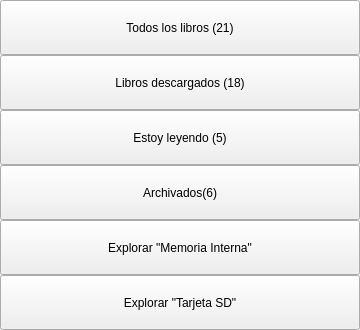
<?xml version="1.0" encoding="UTF-8"?>
<ui version="4.0">
 <class>BooksFilterLayer</class>
 <widget class="QWidget" name="BooksFilterLayer">
  <property name="geometry">
   <rect>
    <x>0</x>
    <y>0</y>
    <width>360</width>
    <height>330</height>
   </rect>
  </property>
  <property name="minimumSize">
   <size>
    <width>0</width>
    <height>0</height>
   </size>
  </property>
  <property name="maximumSize">
   <size>
    <width>360</width>
    <height>330</height>
   </size>
  </property>
  <property name="windowTitle">
   <string>Form</string>
  </property>
  <property name="styleSheet">
   <string notr="true" />
  </property>
  <layout class="QVBoxLayout" name="verticalLayout_2">
   <property name="spacing">
    <number>0</number>
   </property>
   <property name="margin">
    <number>0</number>
   </property>
   <item>
    <widget class="QWidget" name="arrowCont" native="true">
     <property name="maximumSize">
      <size>
       <width>16777215</width>
       <height>19</height>
      </size>
     </property>
     <widget class="QLabel" name="topArrowLbl">
      <property name="geometry">
       <rect>
        <x>50</x>
        <y>0</y>
        <width>24</width>
        <height>17</height>
       </rect>
      </property>
      <property name="text">
       <string />
      </property>
      <property name="indent">
       <number>0</number>
      </property>
     </widget>
    </widget>
   </item>
   <item>
    <widget class="QFrame" name="popupCont">
     <property name="minimumSize">
      <size>
       <width>0</width>
       <height>0</height>
      </size>
     </property>
     <property name="maximumSize">
      <size>
       <width>10000</width>
       <height>10000</height>
      </size>
     </property>
     <layout class="QVBoxLayout" name="verticalLayout">
      <property name="spacing">
       <number>0</number>
      </property>
      <property name="margin">
       <number>0</number>
      </property>
      <item>
       <widget class="QPushButton" name="allBooksBtn">
        <property name="sizePolicy">
         <sizepolicy hsizetype="Expanding" vsizetype="Expanding">
          <horstretch>0</horstretch>
          <verstretch>0</verstretch>
         </sizepolicy>
        </property>
        <property name="text">
         <string>Todos los libros (21)</string>
        </property>
       </widget>
      </item>
      <item>
       <widget class="QPushButton" name="downloadBooksBtn">
        <property name="sizePolicy">
         <sizepolicy hsizetype="Expanding" vsizetype="Expanding">
          <horstretch>0</horstretch>
          <verstretch>0</verstretch>
         </sizepolicy>
        </property>
        <property name="text">
         <string>Libros descargados (18)</string>
        </property>
       </widget>
      </item>
      <item>
       <widget class="QPushButton" name="nowReadingBtn">
        <property name="sizePolicy">
         <sizepolicy hsizetype="Expanding" vsizetype="Expanding">
          <horstretch>0</horstretch>
          <verstretch>0</verstretch>
         </sizepolicy>
        </property>
        <property name="text">
         <string>Estoy leyendo (5)</string>
        </property>
       </widget>
      </item>
      <item>
       <widget class="QPushButton" name="archivedBtn">
        <property name="sizePolicy">
         <sizepolicy hsizetype="Expanding" vsizetype="Expanding">
          <horstretch>0</horstretch>
          <verstretch>0</verstretch>
         </sizepolicy>
        </property>
        <property name="text">
         <string>Archivados(6)</string>
        </property>
       </widget>
      </item>
      <item>
       <widget class="QPushButton" name="internalMemoryBtn">
        <property name="sizePolicy">
         <sizepolicy hsizetype="Expanding" vsizetype="Expanding">
          <horstretch>0</horstretch>
          <verstretch>0</verstretch>
         </sizepolicy>
        </property>
        <property name="text">
         <string>Explorar "Memoria Interna"</string>
        </property>
       </widget>
      </item>
      <item>
       <widget class="QPushButton" name="sdBtn">
        <property name="sizePolicy">
         <sizepolicy hsizetype="Expanding" vsizetype="Expanding">
          <horstretch>0</horstretch>
          <verstretch>0</verstretch>
         </sizepolicy>
        </property>
        <property name="text">
         <string>Explorar "Tarjeta SD"</string>
        </property>
       </widget>
      </item>
     </layout>
    </widget>
   </item>
  </layout>
 </widget>
 <resources />
 <connections />
</ui>
